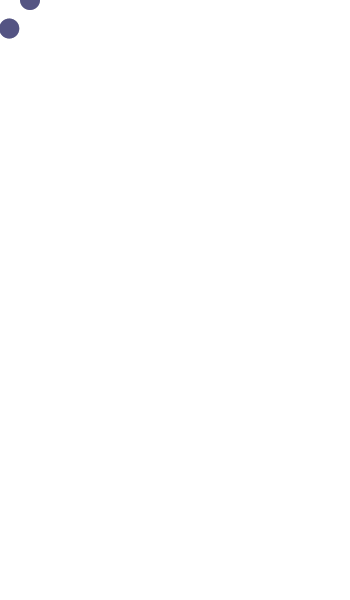
Frame 1 (no input)
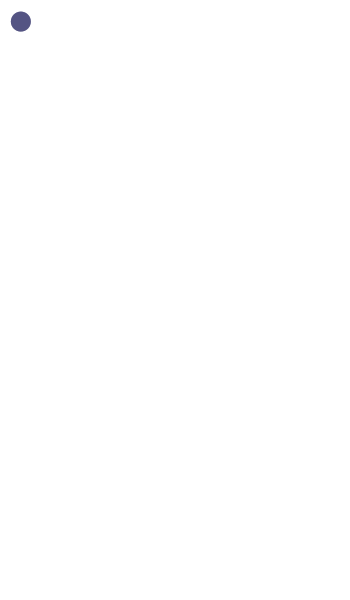
Frame 60 (the mouse pressed at the canvas centre just before this capture)
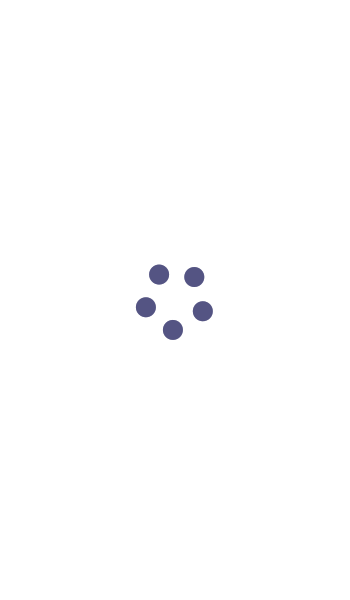
Frame 120 (the mouse held since frame 60 and released just before this capture)

The Processing sketch that drew these frames (run headless with seeded random() and noise(); from frame 60 on, the mouse is pressed at the canvas centre):

// Processing sketch: processing_95054
// ── processing_95054.pde

//five objects equal distance around the mouse
int objNum = 20;
float degrees = 360/5;
float distance = 50;
float angleOffset = 0;
void setup () {
  size (350, 600);
}
void draw () {
  background (255);
  distance = 30;
  noStroke ();
  fill (34,35, 97, 80);
  for (int i = 0; i<objNum; i++) {
  float xOffset = cos(radians(degrees*i + angleOffset)) * distance;
  float yOffset = sin(radians(degrees*i + angleOffset)) * distance;
  ellipse (mouseX + xOffset, mouseY + yOffset, 20, 20);
  }
  angleOffset+=2;
}
  
  
 /* xOffset = cos(radians(degrees*2)) * distance;
  yOffset = sin(radians(degrees*2)) * distance;
  ellipse (mouseX + xOffset, mouseY + yOffset, 20, 20);
  xOffset = cos(radians(degrees*3)) * distance;
  yOffset = sin(radians(degrees*3)) * distance;
  ellipse (mouseX + xOffset, mouseY + yOffset, 20, 20);
  xOffset = cos(radians(degrees*4)) * distance;
  yOffset = sin(radians(degrees*4)) * distance;
  ellipse (mouseX + xOffset, mouseY + yOffset, 20, 20);
  xOffset = cos(radians(degrees*5)) * distance;
  yOffset = sin(radians(degrees*5)) * distance;
  ellipse (mouseX + xOffset, mouseY + yOffset, 20, 20);*/
